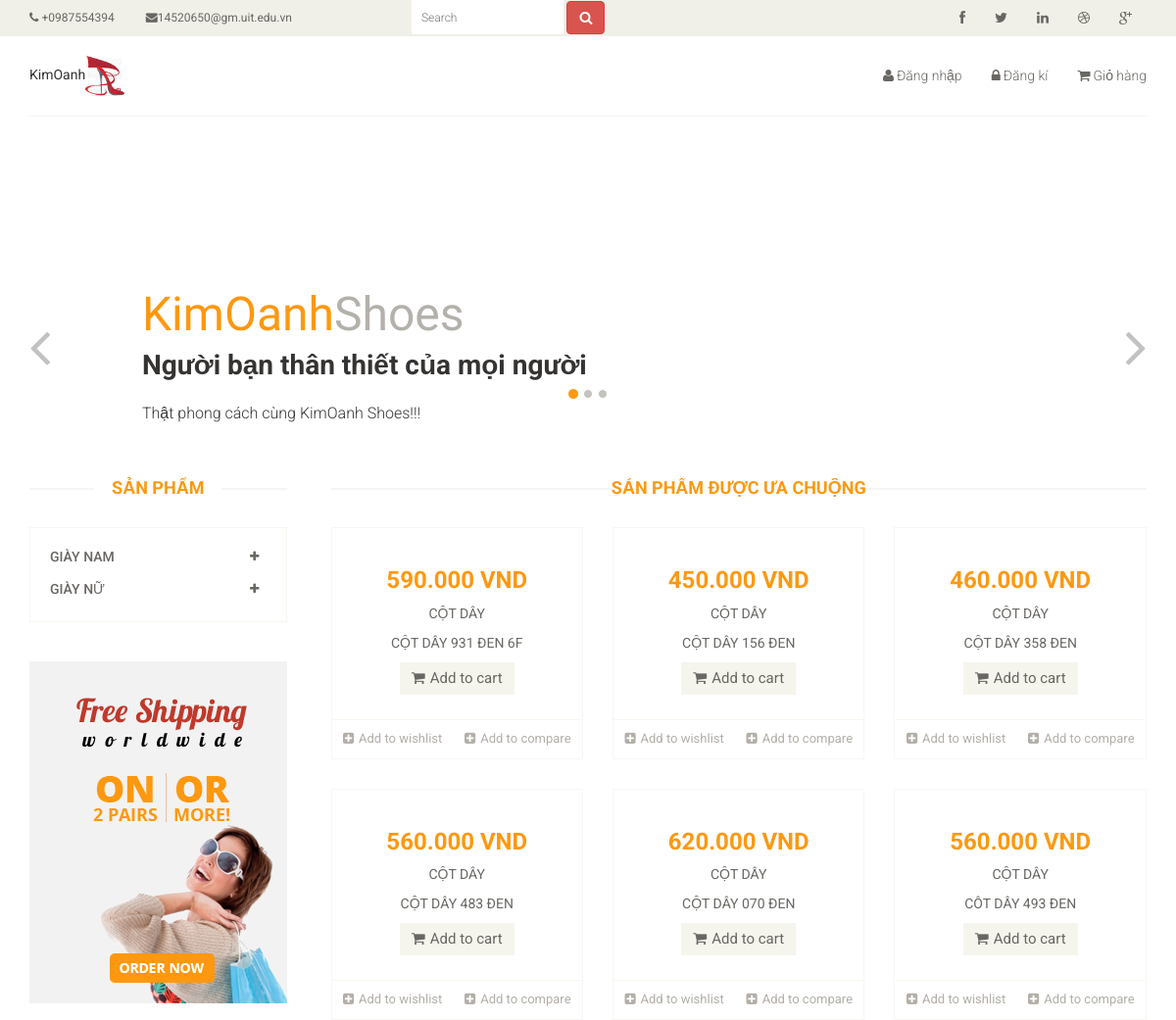
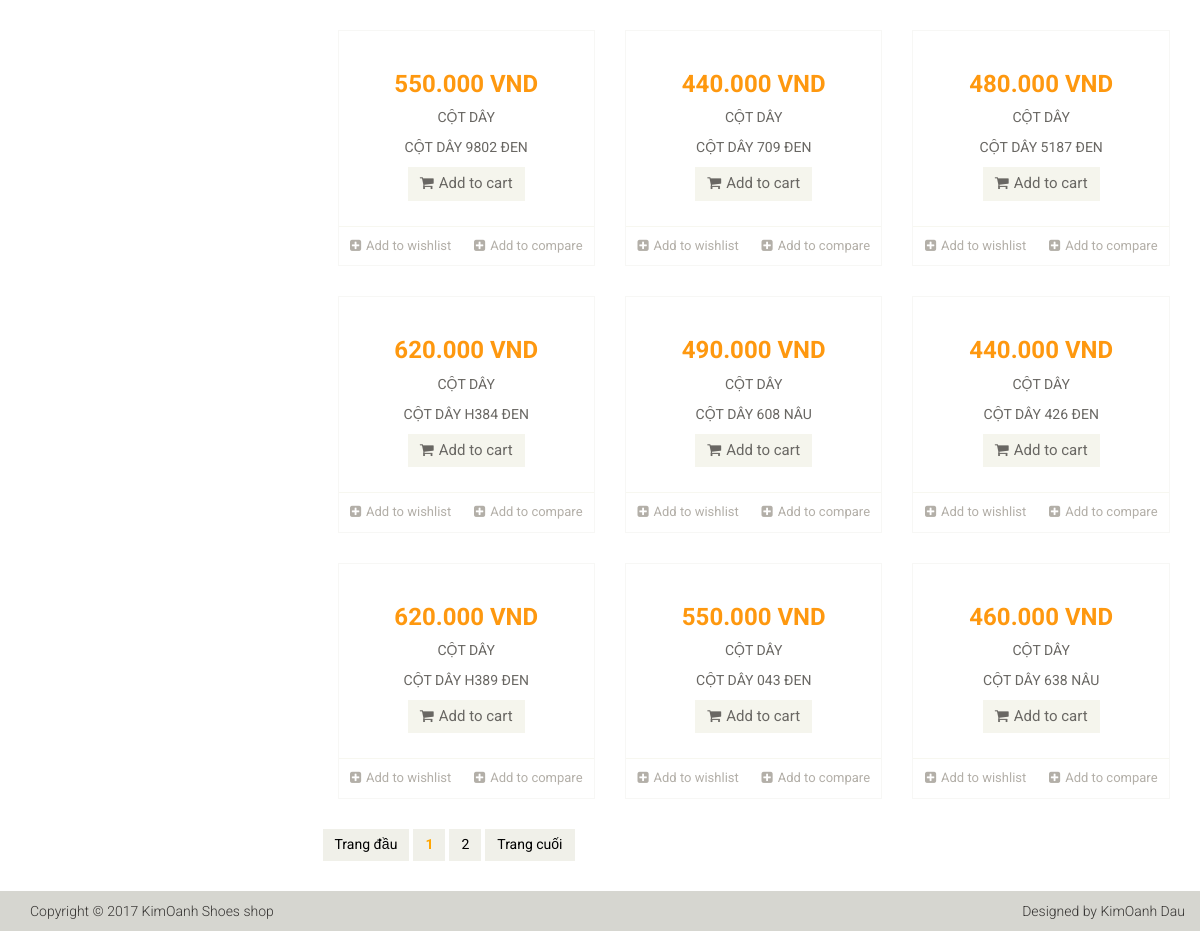
/catalog/giay_moi.php, run on the app's committed database (2 pictures, top to bottom).
### tables this page shows
CREATE TABLE `sanpham` (
  `MaSanPham` char(10) NOT NULL,
  `TenSanPham` varchar(30) NOT NULL,
  `GiaSanPham` int(7) NOT NULL,
  `LoaiSanPham` varchar(3) NOT NULL,
  `KieuSanPham` varchar(20) NOT NULL,
  `HinhAnh` varchar(100) NOT NULL
);

### catalog/giay_moi.php (the view, shortened to what this page needs)
<?php
	require '../upload/database_config.php';
							$per_page = 15;
							$catalog_name = 'cot day';
							$catalog_url='giay_tay_cot_day.php';
								$sql_result_count = "SELECT MaSanPham FROM sanpham WHERE KieuSanPham like'%$catalog_name%'";
								$result_count = $conn->query($sql_result_count);
								$count = $result_count->num_rows;
								if(isset($_GET["page"])){
									$page = $_GET["page"];
								}
								else $page = 1;
								if($page == "" || $page < "1" || $page == "1"){
									$page_num = 0;
								}else if($page > ceil($count/$per_page)){
									$page_num = ceil($count/$per_page);
								}else{
									$page_num = ($page*$per_page) - $per_page;
								}
								$num_of_page = ceil($count/$per_page);
										$sql = "SELECT MaSanPham, TenSanPham, KieuSanPham, GiaSanPham, HinhAnh
										FROM sanpham
										WHERE KieuSanPham like '%$catalog_name%'
										ORDER BY MaSanPham DESC
										LIMIT $page_num , $per_page";
										$result = $conn->query($sql);
												while($row = $result->fetch_assoc()) {
												echo '<div class="col-sm-4"><div class="product-image-wrapper"><div class="single-products"><div class="productinfo text-center">';
												echo '<h2>'.$row['GiaSanPham'].'.000 VND</h2>';
												echo '<p>'.$row['KieuSanPham'].'</p>';
												echo '<p>'.$row['TenSanPham'].'</p>';
												echo '<a href="#" class="btn btn-default add-to-cart"><i class="fa fa-shopping-cart"></i>Add to cart</a></div><div class="product-overlay"><div class="overlay-content">';
												echo '<a href="../upload/addcart.php?item='.$row['MaSanPham'].'" class="btn btn-default add-to-cart"><i class="fa fa-shopping-cart"></i>Add to cart</a></div></div></div><div class="choose"><ul class="nav nav-pills nav-justified"><li><a href="#"><i class="fa fa-plus-square"></i>Add to wishlist</a></li><li><a href="#"><i class="fa fa-plus-square"></i>Add to compare</a></li></ul></div></div></div>';
											}
								echo "</div><div class='row'><ul class='pagination alg-right-pad'>";
								echo '<li><a href="'.$catalog_url.'?page=1">Trang đầu</a></li>';
								if($page >= 2){
									$i = $page;
								}
								else $i = 1;
								for($i; $i<$page + 4 && $i <= $num_of_page ;$i++){
									echo '<li><a href="'.$catalog_url.'?page='.$i.'"> ';
									if($i == $page){
										echo '<strong style="color:orange">'.$i.'</strong>';
									}
									else
										echo $i;
									echo' </a></li>';
							}
							echo '<li><a href="'.$catalog_url.'	?page='.$num_of_page.'">Trang cuối</a></li>';
							echo "</ul></div>";
?>

### data on the page
sanpham: GiaSanPham "590", KieuSanPham "CỘT DÂY", TenSanPham "CỘT DÂY 931 ĐEN 6F"
sanpham: GiaSanPham "450", KieuSanPham "CỘT DÂY", TenSanPham "CỘT DÂY 156 ĐEN"
sanpham: GiaSanPham "460", KieuSanPham "CỘT DÂY", TenSanPham "CỘT DÂY 358 ĐEN"
sanpham: GiaSanPham "560", KieuSanPham "CỘT DÂY", TenSanPham "CỘT DÂY 483 ĐEN"
sanpham: GiaSanPham "620", KieuSanPham "CỘT DÂY", TenSanPham "CỘT DÂY 070 ĐEN"
sanpham: GiaSanPham "560", KieuSanPham "CỘT DÂY", TenSanPham "CÔT DÂY 493 ĐEN"
sanpham: GiaSanPham "550", KieuSanPham "CỘT DÂY", TenSanPham "CỘT DÂY 9802 ĐEN"
sanpham: GiaSanPham "440", KieuSanPham "CỘT DÂY", TenSanPham "CỘT DÂY 709 ĐEN"
sanpham: GiaSanPham "480", KieuSanPham "CỘT DÂY", TenSanPham "CỘT DÂY 5187 ĐEN"
sanpham: GiaSanPham "620", KieuSanPham "CỘT DÂY", TenSanPham "CỘT DÂY H384 ĐEN"
sanpham: GiaSanPham "490", KieuSanPham "CỘT DÂY", TenSanPham "CỘT DÂY 608 NÂU"
sanpham: GiaSanPham "440", KieuSanPham "CỘT DÂY", TenSanPham "CỘT DÂY 426 ĐEN"
sanpham: GiaSanPham "620", KieuSanPham "CỘT DÂY", TenSanPham "CỘT DÂY H389 ĐEN"
sanpham: GiaSanPham "550", KieuSanPham "CỘT DÂY", TenSanPham "CỘT DÂY 043 ĐEN"
sanpham: GiaSanPham "460", KieuSanPham "CỘT DÂY", TenSanPham "CỘT DÂY 638 NÂU"
